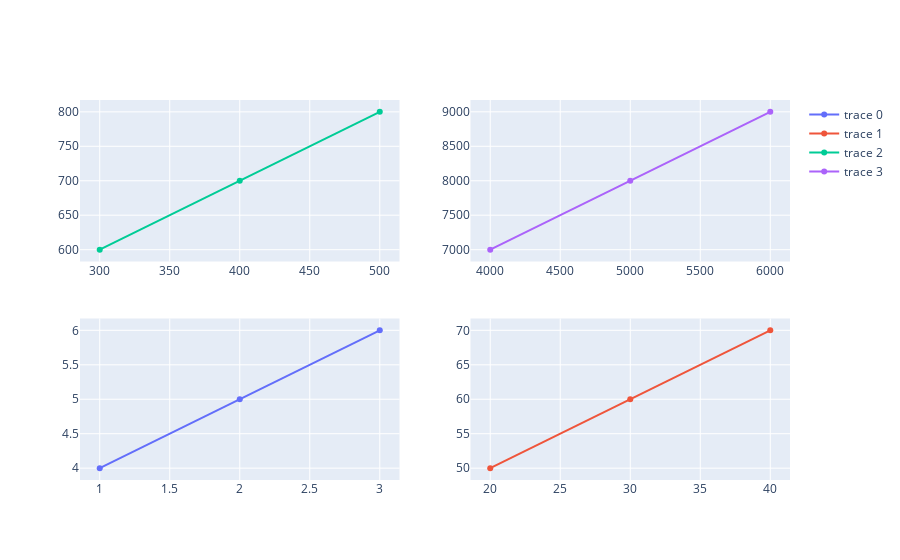

This figure's notebook cell:
### Markdown cell above
<h4 id="Multiple-Subplots">Multiple Subplots<a class="anchor-link" href="#Multiple-Subplots">¶</a></h4><p>Here is an example of creating a 2 x 2 subplot grid and populating each subplot with a single scatter trace.</p>

### Code cell
import plotly.graph_objects as go
from plotly.subplots import make_subplots

fig = make_subplots(rows=2, cols=2, start_cell="bottom-left")

fig.add_trace(go.Scatter(x=[1, 2, 3], y=[4, 5, 6]),
              row=1, col=1)

fig.add_trace(go.Scatter(x=[20, 30, 40], y=[50, 60, 70]),
              row=1, col=2)

fig.add_trace(go.Scatter(x=[300, 400, 500], y=[600, 700, 800]),
              row=2, col=1)

fig.add_trace(go.Scatter(x=[4000, 5000, 6000], y=[7000, 8000, 9000]),
              row=2, col=2)

fig.show()

### Figure 1 — Plotly figure (JSON) as saved in the notebook; plotly's stock layout.template omitted (floating-point values rounded to 4 significant figures)
{"data": [{"type": "scatter", "x": [1, 2, 3], "xaxis": "x", "y": [4, 5, 6], "yaxis": "y"}, {"type": "scatter", "x": [20, 30, 40], "xaxis": "x2", "y": [50, 60, 70], "yaxis": "y2"}, {"type": "scatter", "x": [300, 400, 500], "xaxis": "x3", "y": [600, 700, 800], "yaxis": "y3"}, {"type": "scatter", "x": [4000, 5000, 6000], "xaxis": "x4", "y": [7000, 8000, 9000], "yaxis": "y4"}], "layout": {"xaxis": {"anchor": "y", "domain": [0, 0.45]}, "xaxis2": {"anchor": "y2", "domain": [0.55, 1]}, "xaxis3": {"anchor": "y3", "domain": [0, 0.45]}, "xaxis4": {"anchor": "y4", "domain": [0.55, 1]}, "yaxis": {"anchor": "x", "domain": [0, 0.425]}, "yaxis2": {"anchor": "x2", "domain": [0, 0.425]}, "yaxis3": {"anchor": "x3", "domain": [0.575, 1]}, "yaxis4": {"anchor": "x4", "domain": [0.575, 1]}}}
